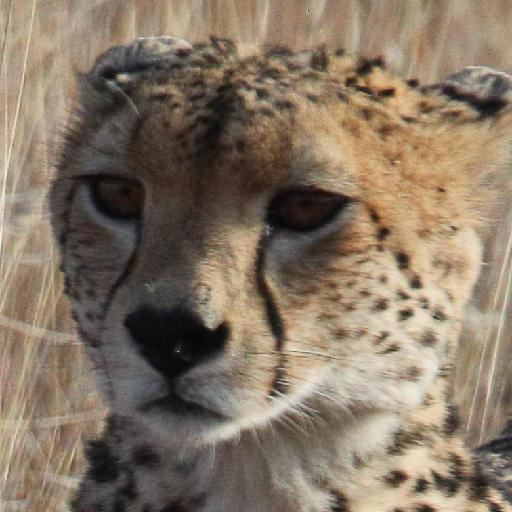
#> input picture src/algoritma/images/marvel_kucing3.jpg, 512 x 512 px
$ python HSV2.py
#> lines starting #> are read from the running program, lines starting #| are printed output that depends on the picture; long printed decimals are rounded
#> in get_histogram, img1 is the input picture: shape (512, 512, 3); mean B, G, R 100.6, 118.3, 134.1
from cv2 import imread
import numpy as np
from numpy.linalg import norm
from math import sqrt
import sys
import time
from colorama import Fore, Back, Style
np.set_printoptions(threshold=sys.maxsize)

# segmentation, resizing, enchancement

def write_to_file(fname, data):
    fname = "file_output/" + fname
    f = open(fname, "w")
    f.write(str(data))
    f.close()

def count_hsv(B, G, R):
    max_values = np.maximum(np.maximum(B, G), R)
    min_values = np.minimum(np.minimum(B, G), R)
    delta_values = max_values - min_values

    # print(max_values[0][0], min_values[0][0], delta_values[0][0])
    # print(h)
    h = np.where(np.logical_and(max_values == R, delta_values != 0), (60 * ((G - B) / delta_values) + 360) % 360, 0)
    h += np.where(np.logical_and(max_values == G, delta_values != 0), (60 * ((B - R) / delta_values) + 120) % 360, 0)
    h += np.where(np.logical_and(max_values == B, delta_values != 0), (60 * ((R - G) / delta_values) + 240) % 360, 0)
    h = np.where(delta_values != 0, h, 0)
    h = np.where(h > 360, h//2, h)

    h = np.round(h)

    h = np.where(h == 0, 360, h)

    # calculate s
    s = max_values.copy()
    s = np.where(max_values != 0, delta_values / max_values, 0)

    v = max_values

    return h, s, v

def to_hsv(img):
    # print(img[0][0])
    img = img / 255.0
    # print("img shape", img.shape)
    B, G, R = img[:, :, 0], img[..., 1], img[..., 2]
    B = preprocess(B)
    G = preprocess(G)
    R = preprocess(R)
    # print(B[0][0], G[0][0], R[0][0])
    # print("B shape", B.shape)
    # write_to_file("hsv2.txt", B)
    arr_h = np.zeros((4, 4, img.shape[0]//4, img.shape[1]//4))
    arr_s = np.zeros((4, 4, img.shape[0]//4, img.shape[1]//4))
    arr_v = np.zeros((4, 4, img.shape[0]//4, img.shape[1]//4))
    for i in range(4):
        for j in range(4):
            h, s, v =  count_hsv(B[i][j], G[i][j], R[i][j])
            arr_h[i][j] = h
            arr_s[i][j] = s
            arr_v[i][j] = v
    return arr_h, arr_s, arr_v

def masking(h, s, v):
    h = h.flatten()
    s = s.flatten()
    v = v.flatten()
    # print("kurang dari 0 atau lebih", np.sum(h > 360))
    temp = np.where(h > 360, h, 0)
    # [4 lines of commented-out code are left out]
    h_bins = [1, 26, 41, 121, 191, 271, 296, 316, 360]
    s_bins = [0, 0.2, 0.7, 1]
    v_bins = [0, 0.2, 0.7, 1]
    h, bin_h = np.histogram(h, bins=h_bins)
    # write_to_file("hsv2-after.txt", h)
    s, bin_s = np.histogram(s, bins=s_bins)
    v, bin_v = np.histogram(v, bins=v_bins)
    # print("size h after:", np.sum(h))

    # print(h.shape, s.shape, v.shape)
    # print("hsv :", h, s, v)
    return np.hstack(( h, s, v )).ravel()

def cosine_similarity(v1, v2):
    print(v1.shape, v2.shape)
    temp = np.zeros((4, 4))
    for i in range (v1.shape[0]):
        for j in range(v1.shape[1]):
            x = np.dot(v1[i][j], v2[i][j])
            temp[i][j] = x / (norm(v1[i][j]) * norm(v2[i][j]))

    return temp

def preprocess(array):
    # print(array.shape)
    row, col = array.shape[0], array.shape[1]
#> row = 512; col = 512
    row = row - (row % 4)
    col = col - (col % 4)
    row //= 4
#> row = 128
    col //= 4
#> col = 128
    # print(row, col)

    img = np.zeros((4, 4, row, col))
    # print(img)
    for i in range(4):
        for j in range(4):
            temp = array[i*row:i*row + row, j*col: j*col + col]
            # print(temp)
            img[i][j] = temp
    return img

def get_histogram(f1):
    img1 = imread(f1)

    h1, s1, v1 = to_hsv(img1)
#> the loop in to_hsv, `for i in range(4):` made 4 passes
#> pass 1, in count_hsv, `h = np.where(np.logical_and(max_values == R, delta_values != 0), (60 *..`:
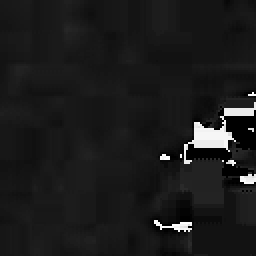
#> h: shape (128, 128) float64 (shown 2 times larger); min 0, max 357, mean 39; drawn with min black and max white
    # print(h1.shape, s1.shape, v1.shape)

    vector1 = np.zeros((4, 4, 14))
    for i in range(4):
        for j in range(4):
            temp = masking(h1[i][j], s1[i][j], v1[i][j])
            vector1[i][j] = temp
#> this loop made 4 passes
    # print(vector1)
    print("pixel sum:", np.sum(vector1), 512*512*3)
#| pixel sum: 786432.0 786432
    return vector1


def main(f1, f2):
    vector1 = get_histogram(f1)
    vector2 = get_histogram(f2)
#> call 2 of get_histogram, with f1 = 'images/marvel_kucing2.jpg'
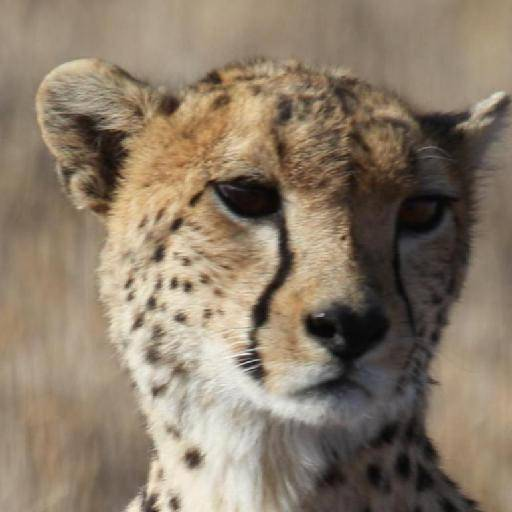
#> input picture src/algoritma/images/marvel_kucing2.jpg, 512 x 512 px
#> in get_histogram, img1 is the input picture: shape (512, 512, 3); mean B, G, R 105.2, 123.5, 138.7
#> in to_hsv (call 2), `B, G, R = img[:, :, 0], img[..., 1], img[..., 2]`:
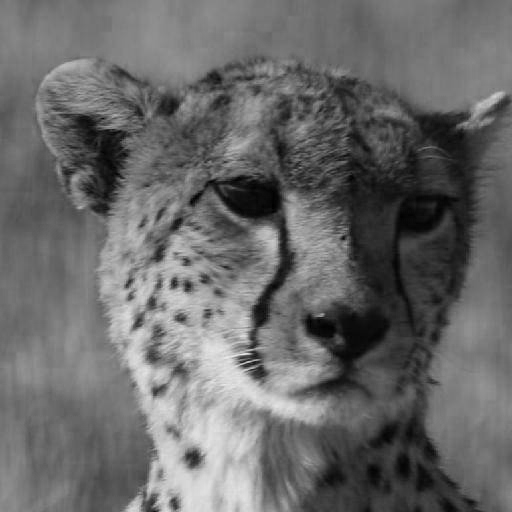
#> B: shape (512, 512) float64; min 0, max 0.922, mean 0.413
#> in to_hsv (call 2), `B, G, R = img[:, :, 0], img[..., 1], img[..., 2]`:
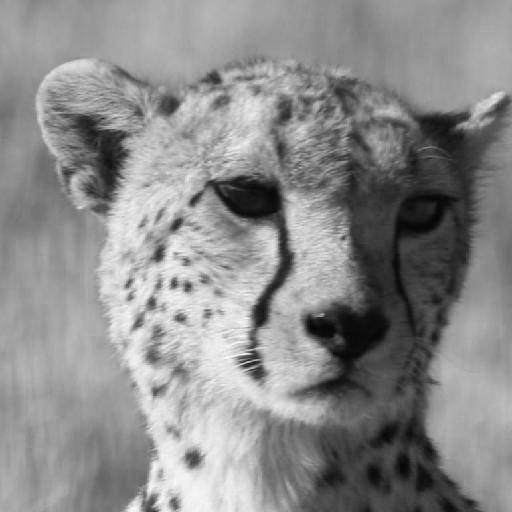
#> R: shape (512, 512) float64; min 0.00392, max 1, mean 0.544
#> the loop in to_hsv (call 2), `for i in range(4):` made 4 passes
#> pass 1, in count_hsv (call 17), `max_values = np.maximum(np.maximum(B, G), R)`:
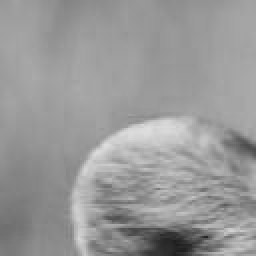
#> max_values: shape (128, 128) float64 (shown 2 times larger); min 0.114, max 0.871, mean 0.598
#> pass 1, in count_hsv (call 17), `delta_values = max_values - min_values`:
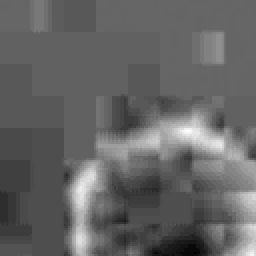
#> delta_values: shape (128, 128) float64 (shown 2 times larger); min 0.051, max 0.267, mean 0.136; drawn with min black and max white
#> pass 1, in count_hsv (call 17), `h = np.where(np.logical_and(max_values == R, delta_values != 0), (60 *..`:
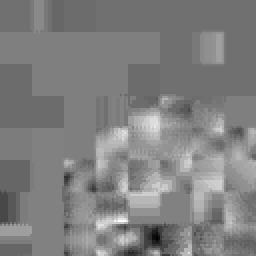
#> h: shape (128, 128) float64 (shown 2 times larger); min 10, max 57.14, mean 33.7; drawn with min black and max white
#> the loop in get_histogram (call 2), `for i in range(4):` made 4 passes
#| pixel sum: 786432.0 786432

    # print(vector1)
    # for i in range(3):
    #     for j in range(3):

    result = cosine_similarity(vector1, vector2)
#| (4, 4, 14) (4, 4, 14)
#> after the loop in cosine_similarity, `for i in range (v1.shape[0]):`: temp = [[0.968, 0.983, 0.994, 0.992], [0.817, 0.791, 0.987, 0.718], [0.907, 0.776, 0.927, 0.805], [0.94, 0.647, 0.875, 0.924]]
#> result has the same summary as temp in cosine_similarity
    print(result)
#| [[0.968 0.9829 0.9936 0.9922 ]
#|  [0.8165 0.791 0.9873 0.7179]
#|  [0.9067 0.7761 0.927  0.8053]
#|  [0.9399 0.647  0.875 0.9242]]

    # weighted
    weight = np.array([[1, 1, 1, 1],
                       [1, 1, 1, 1],
                       [1, 1, 1, 1],
                       [1, 1, 1, 1]])
    result = result * weight
    result = sum(sum(result))
#> result = 14.05
    print("similarity:", result/16)
#| similarity: 0.8782

if __name__ == "__main__":

    f1 = "images/marvel_kucing3.jpg"
    f2 = "images/marvel_kucing2.jpg"
    print(f1, f2)
    print()

    start_time = time.time()

    main(f1, f2)

    end_time = time.time()

    if(end_time-start_time > 1):
        print(Fore.RED, "running time:", end_time - start_time, Style.RESET_ALL)
    else:
        print(Fore.GREEN, "running time:", end_time - start_time, Style.RESET_ALL)
